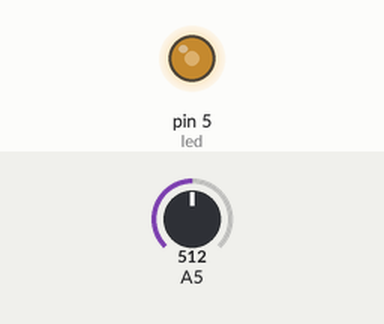
Bench run of a sketch on a simulated Arduino Uno, built with avr-gcc and run on an emulated ATmega328P. Parts: output pins drawn as LEDs (lit = HIGH). The test bench sets the inputs (shaded band); at power-on: A5 = 512.

Above: at 1.2 s.
1.3 s: A5 set to 716
At 2.5 s:
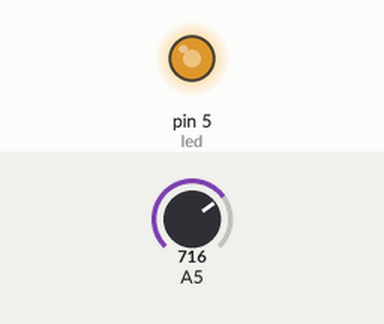
2.8 s: A5 set to 900
At 3.7 s:
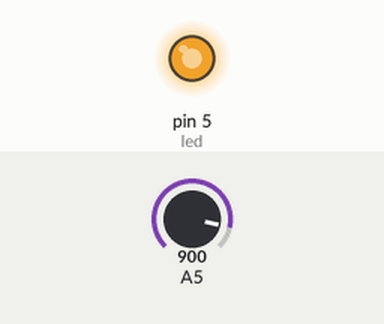
4.3 s: A5 set to 122
At 4.8 s:
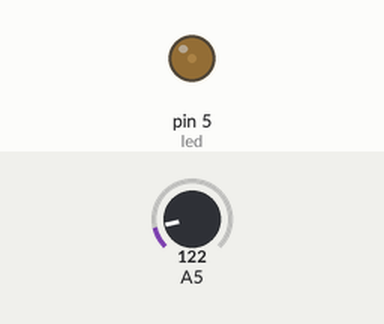
5.8 s: A5 set to 0
At 7.0 s:
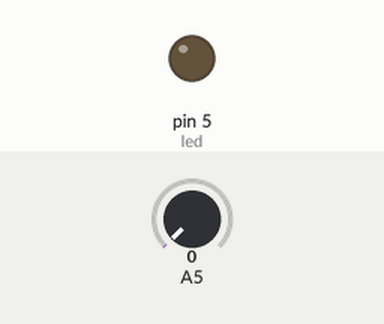
7.3 s: A5 set to 511
At 8.3 s:
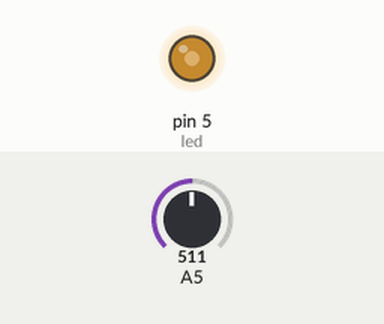
Timing chart, 0 to 9.8 s (numbered marks = the images above; inputs shaded):
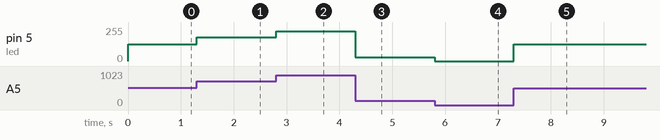

Measured:
- after the input at 1.3 s, pin 5 (led): 127/255 → 178/255 at once
- after the input at 2.8 s, pin 5 (led): 178/255 → 224/255 at once
- after the input at 4.3 s, pin 5 (led): 224/255 → 30/255 at once
- after the input at 5.8 s, pin 5 (led): 30/255 → 0/255 at once
- after the input at 7.3 s, pin 5 (led): 0/255 → 127/255 at once

The sketch:

sterowanie_led_pwm_2.ino
```cpp
int led = 5;   // the pin that the LED is attached to Arduino
int odczytanaWartosc = 0;
int brightness = 0;
//int fadeAmount = 5;  // how many points to fade the LED by

void setup() {

// declare pin 5 to be an output:
  pinMode(led, OUTPUT);
}

void loop() {
  odczytanaWartosc = analogRead(A5);//Odczytujemy wartość napięcia
   brightness = odczytanaWartosc * (255.0/1024.0);
   analogWrite(led, brightness);

  // wait for 50 milliseconds to see the dimming effect
  //delay(50);
}
```
